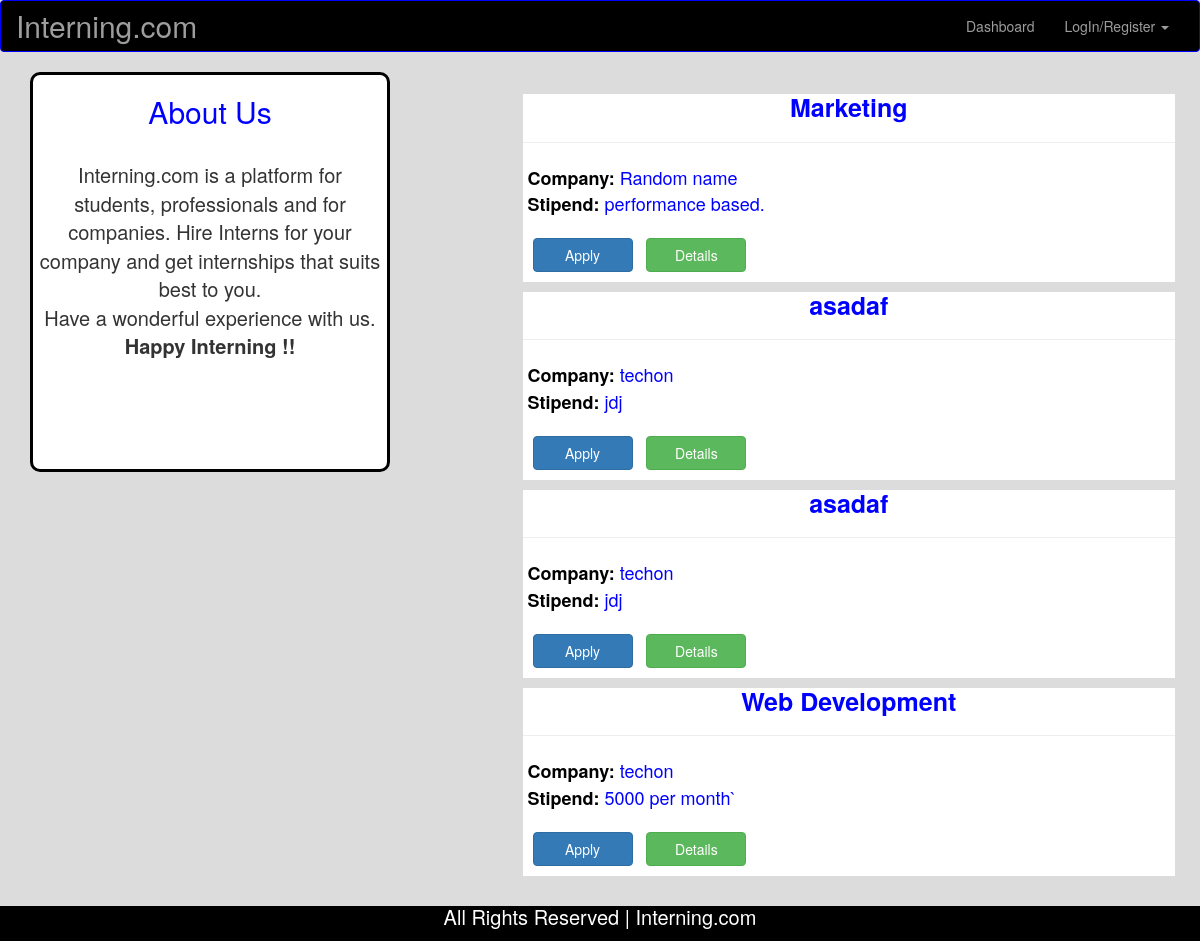
/student.php, run on the app's committed database.
### tables this page shows
CREATE TABLE `internship` (
  `iid` int(11) NOT NULL,
  `title` varchar(100) NOT NULL,
  `description` varchar(500) NOT NULL,
  `stipend` varchar(50) NOT NULL,
  `start` varchar(50) NOT NULL,
  `apply` varchar(50) NOT NULL,
  `skills` varchar(200) NOT NULL,
  `duration` varchar(50) NOT NULL,
  `comp_name` varchar(100) NOT NULL
);

### student.php (the view, shortened to what this page needs)
<html>
<head>
</head>
<body style="background-color: gainsboro; background-size: 100%;">
<?php
include 'nvgbar.php';
?>
<div class="container">
    <div class="row">
        <div class="col-sm-4" >
            <div style="background-color: white; width:100%; height: 400px; border-radius: 10px; border-color: black; border-style: solid; border-width: medium; ">
                <h1 style="text-align: center; font-size: 30px; color: blue">About Us</h1>
                <br>
                <p style="font-size: 20px; text-align: center; margin:3px;">
                    Interning.com is a platform for students, professionals and for companies. Hire Interns for your company and get internships that suits best to you. <br> Have a wonderful experience with us. <b>Happy Interning !!</b>
                </p>
            </div>
        </div><br>
        <div class="col-sm-1"></div>
        <div class="col-sm-7">
            <?php
           $query=mysqli_query($connection,"SELECT * FROM internship ORDER BY iid DESC ");
            while($row = mysqli_fetch_array($query))
            {
                $title=$row['title'];
                $comp_name=$row['comp_name'];
                $stipend=$row['stipend'];
                $iid=$row['iid'];
                echo " <div style=\"background-color: white; width:100%; height: auto; margin-left: 5px; margin-bottom: 10px;\">
                <h1 style=\"font-size: 25px; color: blue; text-align: center; margin-top: 2px;\"><b>$title</b></h1>
                <hr  style=\"color: black; height: 2px;\">
                <p style=\"color: black; font-size: 18px; margin-left: 5px; display: inline;\"><b>Company: </b></p><p style=\"color: blue; font-size: 18px; display: inline;\">$comp_name</p>
                <br>
                <p style=\"color: black; font-size: 18px; margin-left: 5px; display: inline;\"><b>Stipend: </b></p><p style=\"color: blue; font-size: 18px; display: inline;\">$stipend</p>
                <br><br>
                <a href='apply.php?iid=$iid'><button type=\"button\" class=\"btn btn-primary\" style=\"margin-left: 10px; width:100px; margin-bottom: 10px\" >Apply</button></a>
                <a href='internship.php?iid=$iid'><button type=\"button\" class=\"btn btn-success\" style=\"margin-left: 10px; width:100px; margin-bottom: 10px\">Details</button></a>
            </div>";
            }
            ?>
        </div>
    </div>
</div>
<?php
include 'footer.php';
?>
</body>
</html>

### student.php (style rules this page uses)
* { padding: 0; margin:0; }

### data on the page
internship: title "Marketing", comp_name "Random name", stipend "performance based."
internship: title "asadaf", comp_name "techon", stipend "jdj"
internship: title "asadaf", comp_name "techon", stipend "jdj"
internship: title "Web Development", comp_name "techon", stipend "5000 per month`"
